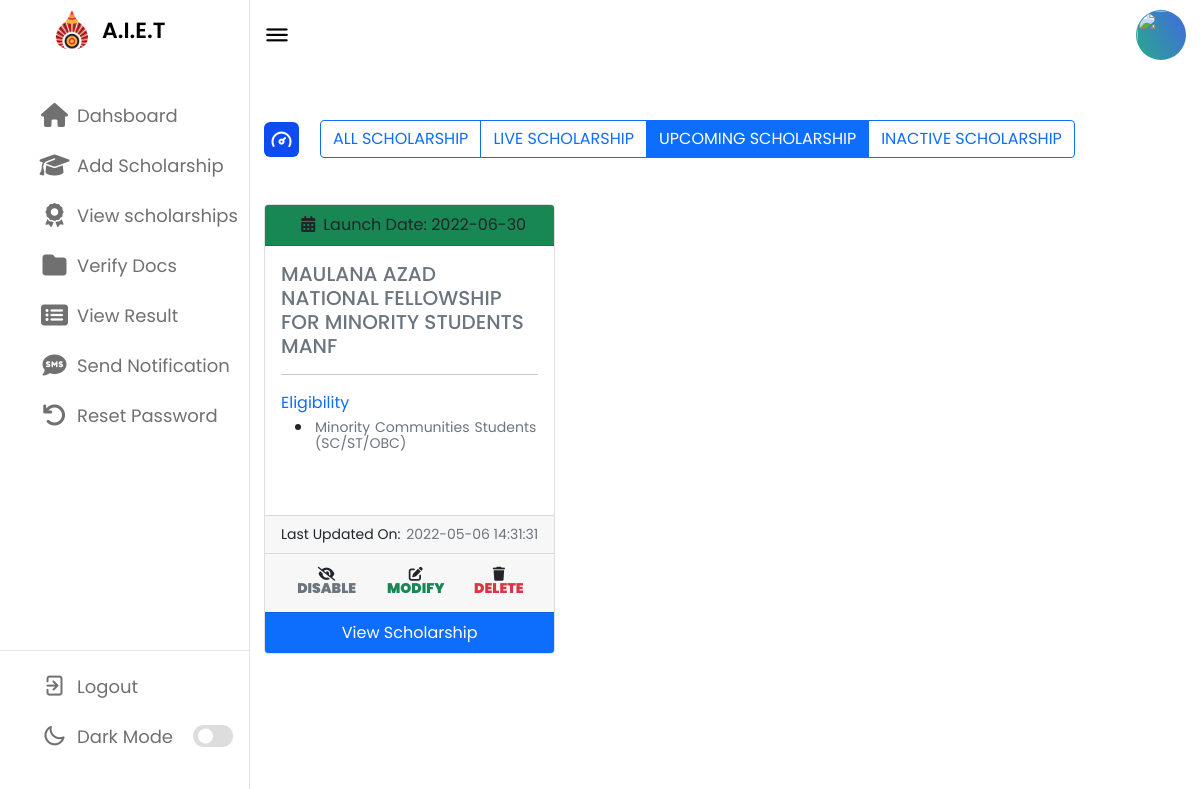
Page /Admin_Dashboard_Panel/upcoming-scholarship.php (signed in) on the committed database.
### tables this page shows
CREATE TABLE `elig_req` (
  `sch_name` varchar(255) DEFAULT NULL,
  `minority` varchar(255) DEFAULT NULL,
  `sc_st` varchar(255) DEFAULT NULL,
  `girls` varchar(255) DEFAULT NULL,
  `community` varchar(255) DEFAULT NULL,
  `military` varchar(255) DEFAULT NULL,
  `pwd` varchar(255) DEFAULT NULL,
  `athletic` varchar(255) DEFAULT NULL,
  `other_sch` varchar(255) DEFAULT NULL
);

CREATE TABLE `scholarship_details` (
  `id` int(11) NOT NULL,
  `sch_name` varchar(255) DEFAULT NULL,
  `sch_provider` varchar(255) DEFAULT NULL,
  `sch_start_date` date DEFAULT NULL,
  `sch_type` varchar(100) DEFAULT NULL,
  `sch_deadline` date DEFAULT NULL,
  `sch_mode` varchar(50) DEFAULT NULL,
  `sch_link` varchar(512) NOT NULL,
  `status` varchar(20) DEFAULT 'active',
  `created_at` timestamp NOT NULL DEFAULT current_timestamp() ON UPDATE current_timestamp()
);

### Admin_Dashboard_Panel/upcoming-scholarship.php (the view, shortened to what this page needs)
<?php
include("admin-layout.php");
require_once("../db/config.php");
$sql = "SELECT * FROM scholarship_details t1 INNER JOIN elig_req t2 ON t2.sch_name = t1.sch_name WHERE (sch_start_date > CURDATE()) AND (sch_deadline > CURDATE()) AND (status = 'active' OR status IS NULL) ORDER BY sch_start_date";
?>
<div class="dash-content">
    <div class="overview">
        <div class="title">
            <i class="uil uil-tachometer-fast-alt"></i>
            <span class="text">
                <div class="container">
                    <div class="btn-group" role="group" aria-label="Basic radio toggle button group">
                        <label class="btn btn-outline-primary" for="btnradio1" onclick="window.location.href = 'all-scholarships.php';">ALL SCHOLARSHIP</label>
                        <label class="btn btn-outline-primary" for="btnradio2" onclick="window.location.href = 'live-scholarship.php';">LIVE SCHOLARSHIP</label>
                        <label class="btn btn-outline-primary" for="btnradio3" onclick="window.location.href = 'upcoming-scholarship.php';">UPCOMING SCHOLARSHIP</label>
                        <label class="btn btn-outline-primary" for="btnradio3" onclick="window.location.href = 'inactive-scholarship.php';">INACTIVE SCHOLARSHIP</label>
                    </div>
                </div>
            </span>
        </div>
        <div class="row">
            <?php
            if ($result = $link->query($sql)) {
                if ($result->num_rows > 0) {
                    while ($row = $result->fetch_array()) { ?>
                        <div class="col-sm-4">
                            <div class="card mt-3">
                                <div class="card-header text-center bg-success">
                                    <i class="fa-solid fa-calendar-days px-2"></i>Launch Date: <?php echo $row["sch_start_date"] ?>
                                </div>
                                <div class="card-body">
                                    <h5 class="card-title txt"><a class="text-decoration-none text-secondary" href="<?php echo $row['sch_link'] ?>" target="_blank" rel="noopener noreferrer"><?php echo $row["sch_name"] ?></a></h5>
                                    <hr>
                                    <div class="card-text-body">
                                        <div class="card-text text-primary">Eligibility</div>
                                        <ul>
                                            <?php if (!empty($row['minority'])) { ?>
                                                <li>
                                                    <p><small class="text-muted"><?php echo $row['minority']; ?></small></p>
                                                </li>
                                            <?php } ?>
                                    </div>
                                </div>
                                <div class="card-footer d-flex justify-content-between">
                                    <small> Last Updated On:</small>
                                    <small class="text-muted"><?php echo $row['created_at'] ?></small>
                                </div>
                                <div class="card-footer">
                                    <div class="d-flex justify-content-center">
                                        <div class="btn btn-sm"><i class="fas fa-eye-slash" aria-hidden="true">
                                                <?php echo "<a class='px-1 text-decoration-none text-muted' onclick=\"return confirm('Do you really want to disable this scholarship?')\" href=\"../scholarship-operation/disable-scholarship.php?id=" . $row['id'] . " \">DISABLE</a>"; ?>
                                            </i></div>
                                        <div class="btn btn-sm"><i class="fas fa-edit" aria-hidden="true">
                                                <?php echo "<a class='px-1 text-decoration-none text-success' onclick=\"return confirm('Do you really want to modify this scholarship?')\" href=\"modify-scholarship.php?id=" . $row['id'] . " \">MODIFY</a>"; ?>
                                            </i></div>
                                        <div class="btn btn-sm"><i class="fa fa-trash" aria-hidden="true">
                                                <?php echo "<a class='px-1 text-decoration-none text-danger' onclick=\"return confirm('Do you really want to delete this scholarship?')\" href=\"../scholarship-operation/delete-scholarship.php?id=" . $row['id'] . " \">DELETE</a>"; ?>
                                            </i></div>
                                    </div>
                                </div>
                                <div class="card-footer text-center bg-primary">
                                    <a href="../scholarship-operation/scholarship-details.php?id=<?php echo urlencode($row['id']) ?>" class="text-decoration-none text-white">View Scholarship</a>
                                </div>
                            </div>
                        </div>
            <?php    }
                } else {
                    echo "<br>";
                    echo "There are currently no scholarships available.";
                }
            } else {
                echo "ERROR: Could not able to execute $sql. " . $mysqli->error;
            }
            ?>
        </div>
    </div>
</div>

### assets/style/style_admin.css (style rules this page uses)
* { margin: 0; padding: 0; box-sizing: border-box; font-family: 'Poppins', sans-serif; }
:root { --primary-color: #0E4BF1; --panel-color: #FFF; --text-color: #000; --black-light-color: #707070; --border-color: #e6e5e5; --toggle-color: #DDD; --box1-color: #4DA3FF; --box2-color: #FFE6AC; --box3-color: #E7D1FC; --title-icon-color: #fff; --tran-05: all 0.5s ease; --tran-03: all 0.3s ease; --tran-03: all 0.2s ease; }
body { min-height: 100vh; background-color: var(--primary-color); }
label, body.dark .nav-links li a:hover i, body.dark .nav-links li a:hover .link-name { color: var(--text-color); }
.dashboard .dash-content { padding-top: 50px; }
.dash-content .title { display: flex; align-items: center; margin: 60px 0 30px 0; }
.dash-content .title i { position: relative; height: 35px; width: 35px; background-color: var(--primary-color); border-radius: 6px; color: var(--title-icon-color); display: flex; align-items: center; justify-content: center; font-size: 24px; }
.dash-content .title .text { font-size: 24px; font-weight: 500; color: var(--text-color); margin-left: 10px; }

### Admin_Dashboard_Panel/upcoming-scholarship.php (style rules this page uses)
.card { border-radius: 5px; height: 450px; }
.card-text-body { margin-top: 10px; height: calc(100% - 300px); }
p { margin: 0; padding: 2px; text-align: justify; text-justify: initial; word-break: break-all; line-height: 1; }

### rows in the picture
elig_req: scholarship_details.sch_start_date "2022-06-30", sch_name "MAULANA AZAD NATIONAL FELLOWSHIP FOR MINORITY STUDENTS MANF", minority "Minority Communities Students(SC/ST/OBC)", scholarship_details.created_at "2022-05-06 14:31:31"
